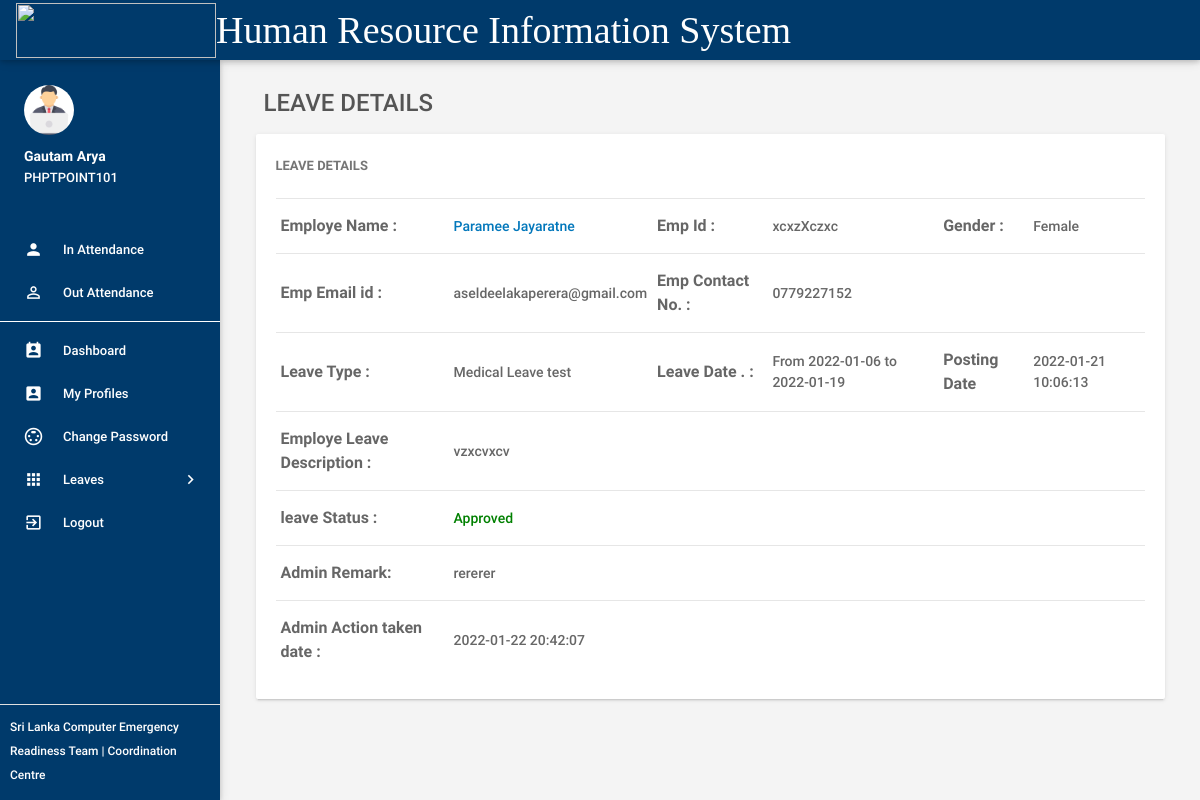
The page /leave-details.php?leaveid=26 (signed in) on the database its author committed.
### tables this page shows
CREATE TABLE `tblemployees` (
  `id` int(11) NOT NULL,
  `EmpId` varchar(100) NOT NULL,
  `NamewithInitials` varchar(20) NOT NULL,
  `FirstName` varchar(150) NOT NULL,
  `LastName` varchar(150) NOT NULL,
  `EmailId` varchar(200) NOT NULL,
  `Password` varchar(180) NOT NULL,
  `Gender` varchar(100) NOT NULL,
  `Dob` varchar(100) NOT NULL,
  `Team` varchar(255) NOT NULL,
  `DOJ` varchar(200) NOT NULL,
  `Designation` varchar(1000) NOT NULL,
  `Qualifications` varchar(1000) NOT NULL,
  `Supervisor` varchar(150) NOT NULL,
  `Address` varchar(100) NOT NULL,
  `Phonenumber` char(11) NOT NULL,
  `Status` int(1) NOT NULL,
  `RegDate` timestamp NOT NULL DEFAULT current_timestamp()
);

CREATE TABLE `tblleaves` (
  `id` int(11) NOT NULL,
  `LeaveType` varchar(110) NOT NULL,
  `ToDate` varchar(120) NOT NULL,
  `FromDate` varchar(120) NOT NULL,
  `DIFF` int(11) NOT NULL,
  `Description` mediumtext NOT NULL,
  `PostingDate` timestamp NOT NULL DEFAULT current_timestamp(),
  `AdminRemark` mediumtext DEFAULT NULL,
  `AdminRemarkDate` varchar(120) DEFAULT NULL,
  `Status` int(1) NOT NULL,
  `IsRead` int(1) NOT NULL,
  `empid` int(11) DEFAULT NULL
);

### leave-details.php (the view, shortened to what this page needs)
<?php
include('includes/config.php');
if(strlen($_SESSION['emplogin'])==0)
    {
header('location:index.php');
}
else{
 ?>
<!DOCTYPE html>
<html lang="en">
    <head>
        <link type="text/css" rel="stylesheet" href="assets/plugins/materialize/css/materialize.min.css"/>
        <link type="text/css" rel="stylesheet" href="assets/plugins/materialize/css/materialize.css"/>
        <link href="assets/plugins/material-preloader/css/materialPreloader.min.css" rel="stylesheet">
        <link href="assets/plugins/datatables/css/jquery.dataTables.min.css" rel="stylesheet">
                <link href="assets/plugins/google-code-prettify/prettify.css" rel="stylesheet" type="text/css"/>
        <link href="assets/css/alpha.min.css" rel="stylesheet" type="text/css"/>
        <link href="assets/css/custom.css" rel="stylesheet" type="text/css"/>
        <link href="assets/css/style.css" rel="stylesheet" type="text/css"/>
    </head>
    <body>
       <?php include('includes/header.php');?>
       <?php include('includes/sidebar.php');?>
            <main class="mn-inner">
                <div class="row">
                    <div class="col s12">
                        <div class="page-title" style="font-size:24px;">Leave Details</div>
                    </div>
                    <div class="col s12 m12 l12">
                        <div class="card">
                            <div class="card-content">
                                <span class="card-title">Leave Details</span>
                                <table id="example" class="display responsive-table ">
                                    <tbody>
<?php
$lid=intval($_GET['leaveid']);
$sql = "SELECT tblleaves.id as lid,tblemployees.FirstName,tblemployees.LastName,tblemployees.EmpId,tblemployees.id,tblemployees.Gender,tblemployees.Phonenumber,tblemployees.EmailId,tblleaves.LeaveType,tblleaves.ToDate,tblleaves.FromDate,tblleaves.Description,tblleaves.PostingDate,tblleaves.Status,tblleaves.AdminRemark,tblleaves.AdminRemarkDate from tblleaves join tblemployees on tblleaves.empid=tblemployees.id where tblleaves.id=:lid";
$query = $dbh -> prepare($sql);
$query->bindParam(':lid',$lid,PDO::PARAM_STR);
$query->execute();
$results=$query->fetchAll(PDO::FETCH_OBJ);
$cnt=1;
if($query->rowCount() > 0)
{
foreach($results as $result)
{
      ?>
                                        <tr>
                                            <td style="font-size:16px;"> <b>Employe Name :</b></td>
                                              <td><a href="editemployee.php?empid=<?php echo htmlentities($result->id);?>" target="_blank">
                                                <?php echo htmlentities($result->FirstName." ".$result->LastName);?></a></td>
                                              <td style="font-size:16px;"><b>Emp Id :</b></td>
                                              <td><?php echo htmlentities($result->EmpId);?></td>
                                              <td style="font-size:16px;"><b>Gender :</b></td>
                                              <td><?php echo htmlentities($result->Gender);?></td>
                                          </tr>
                                          <tr>
                                             <td style="font-size:16px;"><b>Emp Email id :</b></td>
                                            <td><?php echo htmlentities($result->EmailId);?></td>
                                             <td style="font-size:16px;"><b>Emp Contact No. :</b></td>
                                            <td><?php echo htmlentities($result->Phonenumber);?></td>
                                            <td>&nbsp;</td>
                                             <td>&nbsp;</td>
                                        </tr>
  <tr>
                                             <td style="font-size:16px;"><b>Leave Type :</b></td>
                                            <td><?php echo htmlentities($result->LeaveType);?></td>
                                             <td style="font-size:16px;"><b>Leave Date . :</b></td>
                                            <td>From <?php echo htmlentities($result->FromDate);?> to <?php echo htmlentities($result->ToDate);?></td>
                                            <td style="font-size:16px;"><b>Posting Date</b></td>
                                           <td><?php echo htmlentities($result->PostingDate);?></td>
                                        </tr>
<tr>
                                             <td style="font-size:16px;"><b>Employe Leave Description : </b></td>
                                            <td colspan="5"><?php echo htmlentities($result->Description);?></td>
                                        </tr>
<tr>
<td style="font-size:16px;"><b>leave Status :</b></td>
<td colspan="5"><?php $stats=$result->Status;
if($stats==1){
?>
<span style="color: green">Approved</span>
 <?php } if($stats==2)  { ?>
<span style="color: red">Not Approved</span>
<?php } if($stats==0)  { ?>
 <span style="color: blue">waiting for approval</span>
 <?php } ?>
</td>
</tr>
<tr>
<td style="font-size:16px;"><b>Admin Remark: </b></td>
<td colspan="5"><?php
if($result->AdminRemark==""){
  echo "waiting for Approval";
}
else{
echo htmlentities($result->AdminRemark);
}
?></td>
 </tr>
 <tr>
<td style="font-size:16px;"><b>Admin Action taken date : </b></td>
<td colspan="5"><?php
if($result->AdminRemarkDate==""){
  echo "NA";
}
else{
echo htmlentities($result->AdminRemarkDate);
}
?></td>
 </tr>
                                         <?php $cnt++;} }?>
                                    </tbody>
                                </table>
                            </div>
                        </div>
                    </div>
                </div>
            </main>
        </div>
        <div class="left-sidebar-hover"></div>
    </body>
</html>
<?php } ?>

### includes/sidebar.php (shortened to what this page needs)
     <aside id="slide-out" class="side-nav white fixed">
                <div class="side-nav-wrapper" style="background-color: #003A6B">
                    <div class="sidebar-profile">
                        <div class="sidebar-profile-image">
<?php
$eid=$_SESSION['eid'];
$sql = "SELECT * from  tblemployees where id=:eid AND Gender='Male'";
$query = $dbh -> prepare($sql);
$query->bindParam(':eid',$eid,PDO::PARAM_STR);
$query->execute();
$results=$query->fetchAll(PDO::FETCH_OBJ);
if($results) {
?>
					<img src="assets/images/3616927.jpg" class="circle" alt="">
<?php } ?>
                        </div>
                        <div class="sidebar-profile-info" >
					<?php
$eid=$_SESSION['eid'];
$sql = "SELECT FirstName,LastName,EmpId from  tblemployees where id=:eid";
$query = $dbh -> prepare($sql);
$query->bindParam(':eid',$eid,PDO::PARAM_STR);
$query->execute();
$results=$query->fetchAll(PDO::FETCH_OBJ);
if($query->rowCount() > 0)
{
foreach($results as $result)
{               ?>
                                <p style="color:#FEFEFE"><?php echo htmlentities($result->FirstName." ".$result->LastName);?></p>
                                <span style="color:#FEFEFE"><?php echo htmlentities($result->EmpId)?></span>
                         <?php }} ?>
                        </div>
                    </div>
                <ul class="sidebar-menu collapsible collapsible-accordion" data-collapsible="accordion" >
				  <li class="no-padding" ><a class="waves-effect waves-grey" href="InAttendance.php" style="color:#FEFEFE" onMouseOver="this.style.color='black'"  onMouseOut="this.style.color='#FEFEFE'"><i class="material-icons" style="color:#FEFEFE">person</i>In Attendance</a></li>
  <li class="no-padding" ><a class="waves-effect waves-grey" href="Out-Attendance.php" style="color:#FEFEFE" onMouseOver="this.style.color='black'"  onMouseOut="this.style.color='#FEFEFE'"><i class="material-icons" style="color:#FEFEFE">person_outline</i>Out Attendance</a></li>
<hr size="1" width="100%" color="white">
  <li class="no-padding" ><a class="waves-effect waves-grey" href="adashboard.php"  style="color:#FEFEFE"  onMouseOver="this.style.color='black'"  onMouseOut="this.style.color='#FEFEFE'"><i class="material-icons" style="color:#FEFEFE"  >perm_contact_calendar</i>Dashboard</a></li>
  <li class="no-padding" ><a class="waves-effect waves-grey" href="myprofile.php" style="color:#FEFEFE" onMouseOver="this.style.color='black'"  onMouseOut="this.style.color='#FEFEFE'"><i class="material-icons" style="color:#FEFEFE">account_box</i>My Profiles</a></li>
  <li class="no-padding" ><a class="waves-effect waves-grey" href="emp-changepassword.php" style="color:#FEFEFE" onMouseOver="this.style.color='black'"  onMouseOut="this.style.color='#FEFEFE'"><i class="material-icons" style="color:#FEFEFE">settings_input_svideo</i>Change Password</a></li>
                    <li class="no-padding">
                        <a class="collapsible-header waves-effect waves-grey" style="color:#FEFEFE" onMouseOver="this.style.color='black'"  onMouseOut="this.style.color='#FEFEFE'"><i class="material-icons" style="color:#FEFEFE">apps</i>Leaves<i class="nav-drop-icon material-icons" style="color:#FEFEFE">keyboard_arrow_right</i></a>
                    </li>
                  <li class="no-padding">
                                <a class="waves-effect waves-grey" href="logout.php" style="color:#FEFEFE" onMouseOver="this.style.color='black'"  onMouseOut="this.style.color='#FEFEFE'"><i class="material-icons" style="color:#FEFEFE">exit_to_app</i>Logout</a>
                            </li>
                </ul>
                <div class="footer" style="padding:10px">
                    <p class="copyright" style="font-size:12px;color:#FEFEFE" > Sri Lanka Computer Emergency Readiness Team | Coordination Centre</p>
                </div>
                </div>
            </aside>

### rows shown on the page
tblemployees: FirstName+LastName "Gautam Arya", EmpId "PHPTPOINT101"
tblleaves: tblemployees.FirstName+LastName "Paramee Jayaratne", tblemployees.EmpId "xcxzXczxc", tblemployees.Gender "Female", tblemployees.EmailId "aseldeelakaperera@gmail.com", tblemployees.Phonenumber "0779227152", LeaveType "Medical Leave test", FromDate "2022-01-06", ToDate "2022-01-19", PostingDate "2022-01-21 10:06:13", Description "vzxcvxcv", Status "Approved", AdminRemark "rererer", AdminRemarkDate "2022-01-22 20:42:07"
